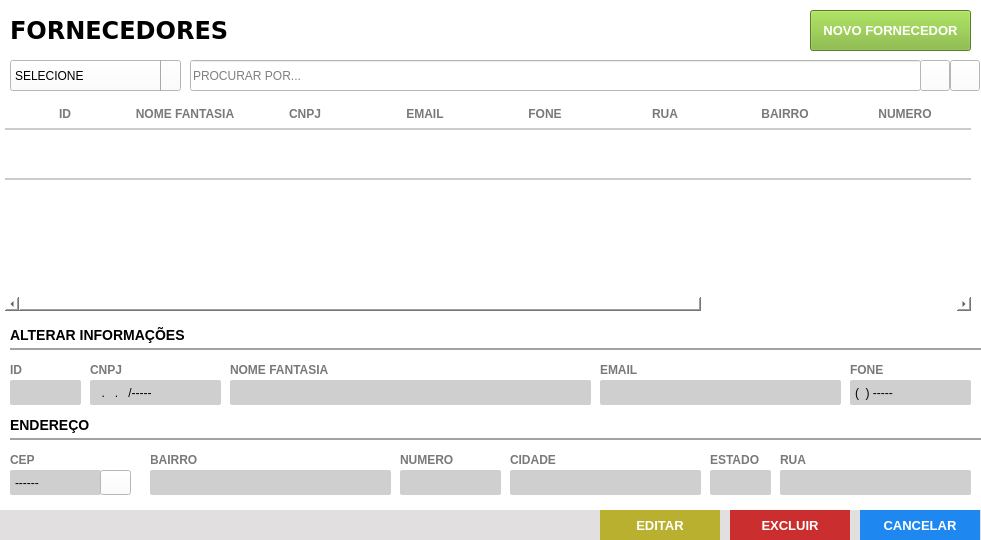
<?xml version="1.0" encoding="UTF-8"?>
<ui version="4.0">
 <class>Frame</class>
 <widget class="QFrame" name="Frame">
  <property name="geometry">
   <rect>
    <x>0</x>
    <y>0</y>
    <width>981</width>
    <height>540</height>
   </rect>
  </property>
  <property name="windowTitle">
   <string>Lista de Fornecedores</string>
  </property>
  <property name="styleSheet">
   <string notr="true">background: #FFF;</string>
  </property>
  <widget class="QFrame" name="fr_titulo_servicos">
   <property name="geometry">
    <rect>
     <x>0</x>
     <y>0</y>
     <width>981</width>
     <height>60</height>
    </rect>
   </property>
   <property name="styleSheet">
    <string notr="true"/>
   </property>
   <widget class="QLabel" name="lb_tituloClientes_2">
    <property name="geometry">
     <rect>
      <x>10</x>
      <y>15</y>
      <width>221</width>
      <height>30</height>
     </rect>
    </property>
    <property name="font">
     <font>
      <family>DejaVu Sans</family>
      <pointsize>18</pointsize>
      <weight>75</weight>
      <bold>true</bold>
     </font>
    </property>
    <property name="styleSheet">
     <string notr="true">color: rgb(0, 0, 0)</string>
    </property>
    <property name="text">
     <string>FORNECEDORES</string>
    </property>
   </widget>
   <widget class="QPushButton" name="bt_novo">
    <property name="geometry">
     <rect>
      <x>810</x>
      <y>10</y>
      <width>161</width>
      <height>41</height>
     </rect>
    </property>
    <property name="font">
     <font>
      <family>Tahoma</family>
      <pointsize>10</pointsize>
      <weight>75</weight>
      <bold>true</bold>
     </font>
    </property>
    <property name="cursor">
     <cursorShape>PointingHandCursor</cursorShape>
    </property>
    <property name="focusPolicy">
     <enum>Qt::NoFocus</enum>
    </property>
    <property name="contextMenuPolicy">
     <enum>Qt::ActionsContextMenu</enum>
    </property>
    <property name="styleSheet">
     <string notr="true">QPushButton {
background-color: #7AB32E;
color: #FFF
 }
QPushButton:hover{
background-color: #40a286
}</string>
    </property>
    <property name="text">
     <string>NOVO FORNECEDOR</string>
    </property>
    <property name="iconSize">
     <size>
      <width>75</width>
      <height>35</height>
     </size>
    </property>
   </widget>
  </widget>
  <widget class="QTableWidget" name="tb_fornecedores">
   <property name="geometry">
    <rect>
     <x>0</x>
     <y>100</y>
     <width>971</width>
     <height>211</height>
    </rect>
   </property>
   <property name="cursor" stdset="0">
    <cursorShape>PointingHandCursor</cursorShape>
   </property>
   <property name="focusPolicy">
    <enum>Qt::WheelFocus</enum>
   </property>
   <property name="styleSheet">
    <string notr="true">QTableView{
color: #797979;
font-weight: bold;
font-size: 13px;
background: #FFF;
padding: 0 0 0 5px;
}
QHeaderView:section{
background: #FFF;
padding: 5px 0 ;
font-size: 12px;
font-family: &quot;Arial&quot;;
font-weight: bold;
color: #797979;
border: none;
border-bottom: 2px solid #CCC;
text-transform: uppercase
}
QTableView::item {
border-bottom: 2px solid #CCC;
padding: 2px;
}

</string>
   </property>
   <property name="frameShape">
    <enum>QFrame::NoFrame</enum>
   </property>
   <property name="frameShadow">
    <enum>QFrame::Plain</enum>
   </property>
   <property name="autoScrollMargin">
    <number>20</number>
   </property>
   <property name="editTriggers">
    <set>QAbstractItemView::NoEditTriggers</set>
   </property>
   <property name="selectionMode">
    <enum>QAbstractItemView::NoSelection</enum>
   </property>
   <property name="selectionBehavior">
    <enum>QAbstractItemView::SelectRows</enum>
   </property>
   <property name="showGrid">
    <bool>false</bool>
   </property>
   <property name="gridStyle">
    <enum>Qt::NoPen</enum>
   </property>
   <property name="wordWrap">
    <bool>false</bool>
   </property>
   <property name="rowCount">
    <number>1</number>
   </property>
   <attribute name="horizontalHeaderDefaultSectionSize">
    <number>120</number>
   </attribute>
   <attribute name="horizontalHeaderHighlightSections">
    <bool>false</bool>
   </attribute>
   <attribute name="horizontalHeaderStretchLastSection">
    <bool>true</bool>
   </attribute>
   <attribute name="verticalHeaderVisible">
    <bool>false</bool>
   </attribute>
   <attribute name="verticalHeaderMinimumSectionSize">
    <number>20</number>
   </attribute>
   <attribute name="verticalHeaderDefaultSectionSize">
    <number>50</number>
   </attribute>
   <row>
    <property name="text">
     <string>1</string>
    </property>
   </row>
   <column>
    <property name="text">
     <string>ID</string>
    </property>
   </column>
   <column>
    <property name="text">
     <string>NOME FANTASIA</string>
    </property>
   </column>
   <column>
    <property name="text">
     <string>CNPJ</string>
    </property>
   </column>
   <column>
    <property name="text">
     <string>EMAIL</string>
    </property>
   </column>
   <column>
    <property name="text">
     <string>FONE</string>
    </property>
   </column>
   <column>
    <property name="text">
     <string>RUA</string>
    </property>
   </column>
   <column>
    <property name="text">
     <string>BAIRRO</string>
    </property>
   </column>
   <column>
    <property name="text">
     <string>NUMERO</string>
    </property>
   </column>
   <column>
    <property name="text">
     <string>CIDADE</string>
    </property>
   </column>
   <column>
    <property name="text">
     <string>ESTADO</string>
    </property>
   </column>
   <column>
    <property name="text">
     <string>CEP</string>
    </property>
   </column>
  </widget>
  <widget class="QFrame" name="fr_botoes">
   <property name="geometry">
    <rect>
     <x>0</x>
     <y>510</y>
     <width>991</width>
     <height>30</height>
    </rect>
   </property>
   <property name="styleSheet">
    <string notr="true">background:#E1DFE0;
border: none;</string>
   </property>
   <widget class="QPushButton" name="bt_cancelar">
    <property name="geometry">
     <rect>
      <x>860</x>
      <y>0</y>
      <width>120</width>
      <height>30</height>
     </rect>
    </property>
    <property name="font">
     <font>
      <pointsize>10</pointsize>
      <weight>75</weight>
      <bold>true</bold>
     </font>
    </property>
    <property name="cursor">
     <cursorShape>PointingHandCursor</cursorShape>
    </property>
    <property name="focusPolicy">
     <enum>Qt::NoFocus</enum>
    </property>
    <property name="contextMenuPolicy">
     <enum>Qt::ActionsContextMenu</enum>
    </property>
    <property name="styleSheet">
     <string notr="true">QPushButton {
background-color: #1E87F0;
color: #FFF
 }
QPushButton:hover{
background-color: #40a286
}</string>
    </property>
    <property name="text">
     <string>CANCELAR</string>
    </property>
    <property name="iconSize">
     <size>
      <width>75</width>
      <height>35</height>
     </size>
    </property>
   </widget>
   <widget class="QPushButton" name="bt_salvar">
    <property name="geometry">
     <rect>
      <x>600</x>
      <y>0</y>
      <width>120</width>
      <height>30</height>
     </rect>
    </property>
    <property name="font">
     <font>
      <family>Tahoma</family>
      <pointsize>10</pointsize>
      <weight>75</weight>
      <bold>true</bold>
     </font>
    </property>
    <property name="cursor">
     <cursorShape>PointingHandCursor</cursorShape>
    </property>
    <property name="focusPolicy">
     <enum>Qt::NoFocus</enum>
    </property>
    <property name="contextMenuPolicy">
     <enum>Qt::ActionsContextMenu</enum>
    </property>
    <property name="styleSheet">
     <string notr="true">QPushButton {
	background-color: rgb(186, 176, 48);
color: #FFF
 }
QPushButton:hover{
	background-color: rgb(217, 202, 49);
}</string>
    </property>
    <property name="text">
     <string>EDITAR</string>
    </property>
    <property name="iconSize">
     <size>
      <width>75</width>
      <height>35</height>
     </size>
    </property>
   </widget>
   <widget class="QPushButton" name="bt_excluir">
    <property name="geometry">
     <rect>
      <x>730</x>
      <y>0</y>
      <width>120</width>
      <height>30</height>
     </rect>
    </property>
    <property name="font">
     <font>
      <family>Tahoma</family>
      <pointsize>10</pointsize>
      <weight>75</weight>
      <bold>true</bold>
     </font>
    </property>
    <property name="cursor">
     <cursorShape>PointingHandCursor</cursorShape>
    </property>
    <property name="focusPolicy">
     <enum>Qt::NoFocus</enum>
    </property>
    <property name="contextMenuPolicy">
     <enum>Qt::ActionsContextMenu</enum>
    </property>
    <property name="styleSheet">
     <string notr="true">QPushButton {
	background-color: rgb(203, 46, 46);
color: #FFF
 }
QPushButton:hover{
	background-color: rgb(253, 99, 99);
}</string>
    </property>
    <property name="text">
     <string>EXCLUIR</string>
    </property>
    <property name="iconSize">
     <size>
      <width>75</width>
      <height>35</height>
     </size>
    </property>
   </widget>
  </widget>
  <widget class="QLineEdit" name="tx_cnpj">
   <property name="geometry">
    <rect>
     <x>90</x>
     <y>380</y>
     <width>131</width>
     <height>25</height>
    </rect>
   </property>
   <property name="focusPolicy">
    <enum>Qt::WheelFocus</enum>
   </property>
   <property name="styleSheet">
    <string notr="true">QLineEdit{
background: #CFCFCF;
border-radius: 2px;
color: #000;
padding-left: 3px;
font: 13px &quot;Arial&quot; 
}
QLineEdit:Focus {
border: 1px solid red;
}</string>
   </property>
   <property name="inputMask">
    <string>##.###.###/####-##</string>
   </property>
   <property name="text">
    <string>../-----</string>
   </property>
   <property name="placeholderText">
    <string/>
   </property>
  </widget>
  <widget class="QLabel" name="lb_FormProdutos_7">
   <property name="geometry">
    <rect>
     <x>90</x>
     <y>360</y>
     <width>61</width>
     <height>20</height>
    </rect>
   </property>
   <property name="styleSheet">
    <string notr="true">QLabel{
font-size: 12px;
font-family: &quot;Arial Unicode MS&quot;;
font-weight: bold;
color: #797979
}</string>
   </property>
   <property name="text">
    <string>CNPJ</string>
   </property>
  </widget>
  <widget class="QLabel" name="lb_FormProdutos_8">
   <property name="geometry">
    <rect>
     <x>230</x>
     <y>360</y>
     <width>111</width>
     <height>20</height>
    </rect>
   </property>
   <property name="styleSheet">
    <string notr="true">QLabel{
font-size: 12px;
font-family: &quot;Arial Unicode MS&quot;;
font-weight: bold;
color: #797979
}</string>
   </property>
   <property name="text">
    <string>NOME FANTASIA</string>
   </property>
  </widget>
  <widget class="QLineEdit" name="tx_nome_fantasia">
   <property name="geometry">
    <rect>
     <x>230</x>
     <y>380</y>
     <width>361</width>
     <height>25</height>
    </rect>
   </property>
   <property name="focusPolicy">
    <enum>Qt::WheelFocus</enum>
   </property>
   <property name="styleSheet">
    <string notr="true">QLineEdit{
background: #CFCFCF;
border-radius: 2px;
color: #000;
padding-left: 3px;
font: 13px &quot;Arial&quot; 
}
QLineEdit:Focus {
border: 1px solid red;
}</string>
   </property>
   <property name="inputMask">
    <string/>
   </property>
   <property name="text">
    <string/>
   </property>
   <property name="placeholderText">
    <string/>
   </property>
  </widget>
  <widget class="QLabel" name="lb_FormProdutos_10">
   <property name="geometry">
    <rect>
     <x>600</x>
     <y>360</y>
     <width>111</width>
     <height>20</height>
    </rect>
   </property>
   <property name="styleSheet">
    <string notr="true">QLabel{
font-size: 12px;
font-family: &quot;Arial Unicode MS&quot;;
font-weight: bold;
color: #797979
}</string>
   </property>
   <property name="text">
    <string>EMAIL</string>
   </property>
  </widget>
  <widget class="QLineEdit" name="tx_email">
   <property name="geometry">
    <rect>
     <x>600</x>
     <y>380</y>
     <width>241</width>
     <height>25</height>
    </rect>
   </property>
   <property name="focusPolicy">
    <enum>Qt::WheelFocus</enum>
   </property>
   <property name="styleSheet">
    <string notr="true">QLineEdit{
background: #CFCFCF;
border-radius: 2px;
color: #000;
padding-left: 3px;
font: 13px &quot;Arial&quot; 
}
QLineEdit:Focus {
border: 1px solid red;
}</string>
   </property>
   <property name="inputMask">
    <string/>
   </property>
   <property name="text">
    <string/>
   </property>
   <property name="placeholderText">
    <string/>
   </property>
  </widget>
  <widget class="QLabel" name="lb_FormProdutos_11">
   <property name="geometry">
    <rect>
     <x>850</x>
     <y>360</y>
     <width>111</width>
     <height>20</height>
    </rect>
   </property>
   <property name="styleSheet">
    <string notr="true">QLabel{
font-size: 12px;
font-family: &quot;Arial Unicode MS&quot;;
font-weight: bold;
color: #797979
}</string>
   </property>
   <property name="text">
    <string>FONE</string>
   </property>
  </widget>
  <widget class="QLineEdit" name="tx_fone">
   <property name="geometry">
    <rect>
     <x>850</x>
     <y>380</y>
     <width>121</width>
     <height>25</height>
    </rect>
   </property>
   <property name="focusPolicy">
    <enum>Qt::WheelFocus</enum>
   </property>
   <property name="styleSheet">
    <string notr="true">QLineEdit{
background: #CFCFCF;
border-radius: 2px;
color: #000;
padding-left: 3px;
font: 13px &quot;Arial&quot; 
}
QLineEdit:Focus {
border: 1px solid red;
}</string>
   </property>
   <property name="inputMask">
    <string>(##) ####-####</string>
   </property>
   <property name="text">
    <string>() -----</string>
   </property>
   <property name="placeholderText">
    <string/>
   </property>
  </widget>
  <widget class="QLabel" name="lb_FormProdutos">
   <property name="geometry">
    <rect>
     <x>10</x>
     <y>410</y>
     <width>971</width>
     <height>30</height>
    </rect>
   </property>
   <property name="styleSheet">
    <string notr="true">QLabel{
font-size: 14px;
font-family: &quot;Arial&quot;;
font-weight: bold;

border-bottom: 2px solid #A2A2A2
}</string>
   </property>
   <property name="text">
    <string>ENDEREÇO</string>
   </property>
  </widget>
  <widget class="QLabel" name="lb_FormProdutos_14">
   <property name="geometry">
    <rect>
     <x>780</x>
     <y>450</y>
     <width>111</width>
     <height>20</height>
    </rect>
   </property>
   <property name="styleSheet">
    <string notr="true">QLabel{
font-size: 12px;
font-family: &quot;Arial Unicode MS&quot;;
font-weight: bold;
color: #797979
}</string>
   </property>
   <property name="text">
    <string>RUA</string>
   </property>
  </widget>
  <widget class="QLineEdit" name="tx_rua">
   <property name="geometry">
    <rect>
     <x>780</x>
     <y>470</y>
     <width>191</width>
     <height>25</height>
    </rect>
   </property>
   <property name="focusPolicy">
    <enum>Qt::WheelFocus</enum>
   </property>
   <property name="styleSheet">
    <string notr="true">QLineEdit{
background: #CFCFCF;
border-radius: 2px;
color: #000;
padding-left: 3px;
font: 13px &quot;Arial&quot; 
}
QLineEdit:Focus {
border: 1px solid red;
}</string>
   </property>
   <property name="inputMask">
    <string/>
   </property>
   <property name="text">
    <string/>
   </property>
   <property name="echoMode">
    <enum>QLineEdit::Normal</enum>
   </property>
   <property name="placeholderText">
    <string/>
   </property>
  </widget>
  <widget class="QLabel" name="lb_FormProdutos_15">
   <property name="geometry">
    <rect>
     <x>150</x>
     <y>450</y>
     <width>111</width>
     <height>20</height>
    </rect>
   </property>
   <property name="styleSheet">
    <string notr="true">QLabel{
font-size: 12px;
font-family: &quot;Arial Unicode MS&quot;;
font-weight: bold;
color: #797979
}</string>
   </property>
   <property name="text">
    <string>BAIRRO</string>
   </property>
  </widget>
  <widget class="QLineEdit" name="tx_bairro">
   <property name="geometry">
    <rect>
     <x>150</x>
     <y>470</y>
     <width>241</width>
     <height>25</height>
    </rect>
   </property>
   <property name="focusPolicy">
    <enum>Qt::WheelFocus</enum>
   </property>
   <property name="styleSheet">
    <string notr="true">QLineEdit{
background: #CFCFCF;
border-radius: 2px;
color: #000;
padding-left: 3px;
font: 13px &quot;Arial&quot; 
}
QLineEdit:Focus {
border: 1px solid red;
}</string>
   </property>
   <property name="inputMask">
    <string/>
   </property>
   <property name="text">
    <string/>
   </property>
   <property name="echoMode">
    <enum>QLineEdit::Normal</enum>
   </property>
   <property name="placeholderText">
    <string/>
   </property>
  </widget>
  <widget class="QLabel" name="lb_FormProdutos_2">
   <property name="geometry">
    <rect>
     <x>10</x>
     <y>320</y>
     <width>971</width>
     <height>30</height>
    </rect>
   </property>
   <property name="styleSheet">
    <string notr="true">QLabel{
font-size: 14px;
font-family: &quot;Arial&quot;;
font-weight: bold;

border-bottom: 2px solid #A2A2A2
}</string>
   </property>
   <property name="text">
    <string>ALTERAR INFORMAÇÕES</string>
   </property>
  </widget>
  <widget class="QLineEdit" name="tx_numero">
   <property name="geometry">
    <rect>
     <x>400</x>
     <y>470</y>
     <width>101</width>
     <height>25</height>
    </rect>
   </property>
   <property name="focusPolicy">
    <enum>Qt::WheelFocus</enum>
   </property>
   <property name="styleSheet">
    <string notr="true">QLineEdit{
background: #CFCFCF;
border-radius: 2px;
color: #000;
padding-left: 3px;
font: 13px &quot;Arial&quot; 
}
QLineEdit:Focus {
border: 1px solid red;
}</string>
   </property>
   <property name="inputMask">
    <string/>
   </property>
   <property name="text">
    <string/>
   </property>
   <property name="echoMode">
    <enum>QLineEdit::Normal</enum>
   </property>
   <property name="placeholderText">
    <string/>
   </property>
  </widget>
  <widget class="QLabel" name="lb_FormProdutos_16">
   <property name="geometry">
    <rect>
     <x>400</x>
     <y>450</y>
     <width>181</width>
     <height>20</height>
    </rect>
   </property>
   <property name="styleSheet">
    <string notr="true">QLabel{
font-size: 12px;
font-family: &quot;Arial Unicode MS&quot;;
font-weight: bold;
color: #797979
}</string>
   </property>
   <property name="text">
    <string>NUMERO</string>
   </property>
  </widget>
  <widget class="QLabel" name="lb_FormProdutos_17">
   <property name="geometry">
    <rect>
     <x>510</x>
     <y>450</y>
     <width>111</width>
     <height>20</height>
    </rect>
   </property>
   <property name="styleSheet">
    <string notr="true">QLabel{
font-size: 12px;
font-family: &quot;Arial Unicode MS&quot;;
font-weight: bold;
color: #797979
}</string>
   </property>
   <property name="text">
    <string>CIDADE</string>
   </property>
  </widget>
  <widget class="QLineEdit" name="tx_cidade">
   <property name="geometry">
    <rect>
     <x>510</x>
     <y>470</y>
     <width>191</width>
     <height>25</height>
    </rect>
   </property>
   <property name="focusPolicy">
    <enum>Qt::WheelFocus</enum>
   </property>
   <property name="styleSheet">
    <string notr="true">QLineEdit{
background: #CFCFCF;
border-radius: 2px;
color: #000;
padding-left: 3px;
font: 13px &quot;Arial&quot; 
}
QLineEdit:Focus {
border: 1px solid red;
}</string>
   </property>
   <property name="inputMask">
    <string/>
   </property>
   <property name="text">
    <string/>
   </property>
   <property name="echoMode">
    <enum>QLineEdit::Normal</enum>
   </property>
   <property name="placeholderText">
    <string/>
   </property>
  </widget>
  <widget class="QLabel" name="lb_FormProdutos_18">
   <property name="geometry">
    <rect>
     <x>710</x>
     <y>450</y>
     <width>61</width>
     <height>20</height>
    </rect>
   </property>
   <property name="styleSheet">
    <string notr="true">QLabel{
font-size: 12px;
font-family: &quot;Arial Unicode MS&quot;;
font-weight: bold;
color: #797979
}</string>
   </property>
   <property name="text">
    <string>ESTADO</string>
   </property>
  </widget>
  <widget class="QLineEdit" name="tx_estado">
   <property name="geometry">
    <rect>
     <x>710</x>
     <y>470</y>
     <width>61</width>
     <height>25</height>
    </rect>
   </property>
   <property name="focusPolicy">
    <enum>Qt::WheelFocus</enum>
   </property>
   <property name="styleSheet">
    <string notr="true">QLineEdit{
background: #CFCFCF;
border-radius: 2px;
color: #000;
padding-left: 3px;
font: 13px &quot;Arial&quot; 
}
QLineEdit:Focus {
border: 1px solid red;
}</string>
   </property>
   <property name="inputMask">
    <string/>
   </property>
   <property name="text">
    <string/>
   </property>
   <property name="echoMode">
    <enum>QLineEdit::Normal</enum>
   </property>
   <property name="placeholderText">
    <string/>
   </property>
  </widget>
  <widget class="QLineEdit" name="tx_cep">
   <property name="geometry">
    <rect>
     <x>10</x>
     <y>470</y>
     <width>91</width>
     <height>25</height>
    </rect>
   </property>
   <property name="focusPolicy">
    <enum>Qt::WheelFocus</enum>
   </property>
   <property name="styleSheet">
    <string notr="true">QLineEdit{
background: #CFCFCF;
border-radius: 2px;
color: #000;
padding-left: 3px;
font: 13px &quot;Arial&quot; 
}
QLineEdit:Focus {
border: 1px solid red;
}</string>
   </property>
   <property name="inputMask">
    <string>#####-###</string>
   </property>
   <property name="text">
    <string>-----</string>
   </property>
   <property name="echoMode">
    <enum>QLineEdit::Normal</enum>
   </property>
   <property name="placeholderText">
    <string/>
   </property>
  </widget>
  <widget class="QLabel" name="lb_FormProdutos_19">
   <property name="geometry">
    <rect>
     <x>10</x>
     <y>450</y>
     <width>141</width>
     <height>20</height>
    </rect>
   </property>
   <property name="styleSheet">
    <string notr="true">QLabel{
font-size: 12px;
font-family: &quot;Arial Unicode MS&quot;;
font-weight: bold;
color: #797979
}</string>
   </property>
   <property name="text">
    <string>CEP</string>
   </property>
  </widget>
  <widget class="QPushButton" name="bt_refresh">
   <property name="geometry">
    <rect>
     <x>950</x>
     <y>60</y>
     <width>30</width>
     <height>31</height>
    </rect>
   </property>
   <property name="font">
    <font>
     <family>Arial</family>
    </font>
   </property>
   <property name="cursor">
    <cursorShape>PointingHandCursor</cursorShape>
   </property>
   <property name="focusPolicy">
    <enum>Qt::NoFocus</enum>
   </property>
   <property name="contextMenuPolicy">
    <enum>Qt::NoContextMenu</enum>
   </property>
   <property name="toolTip">
    <string>ATUALIZAR TABELA</string>
   </property>
   <property name="text">
    <string/>
   </property>
   <property name="icon">
    <iconset>
     <normaloff>../Imagens/refresh.png</normaloff>../Imagens/refresh.png</iconset>
   </property>
  </widget>
  <widget class="QLineEdit" name="tx_busca">
   <property name="geometry">
    <rect>
     <x>190</x>
     <y>60</y>
     <width>731</width>
     <height>31</height>
    </rect>
   </property>
   <property name="font">
    <font>
     <family>Arial</family>
    </font>
   </property>
   <property name="focusPolicy">
    <enum>Qt::ClickFocus</enum>
   </property>
   <property name="styleSheet">
    <string notr="true">QLineEdit {
color: #000
}
</string>
   </property>
   <property name="placeholderText">
    <string>PROCURAR POR...</string>
   </property>
  </widget>
  <widget class="QComboBox" name="cb_fornecedores">
   <property name="geometry">
    <rect>
     <x>10</x>
     <y>60</y>
     <width>171</width>
     <height>31</height>
    </rect>
   </property>
   <property name="focusPolicy">
    <enum>Qt::StrongFocus</enum>
   </property>
   <property name="styleSheet">
    <string notr="true">QComboBox{
background: #fff;
color: #000;
font: 13px &quot;Arial&quot; ;
text-transform: uppercase
}
QComboBox:Focus {
border: 1px solid red;
}
 QComboBox::drop-down {
     subcontrol-origin: padding;
     subcontrol-position: top right;
     width: 25px;
     border-left-width: 1px;
     border-left-color: darkgray;
     border-left-style: solid; /* just a single line */
     border-top-right-radius: 3px; /* same radius as the QComboBox */
     border-bottom-right-radius: 3px;
 }
QComboBox::down-arrow {
     image: url(&quot;Imagens/down.png&quot;);
 }
</string>
   </property>
   <item>
    <property name="text">
     <string>SELECIONE</string>
    </property>
   </item>
  </widget>
  <widget class="QPushButton" name="bt_busca">
   <property name="geometry">
    <rect>
     <x>920</x>
     <y>60</y>
     <width>30</width>
     <height>31</height>
    </rect>
   </property>
   <property name="font">
    <font>
     <family>Arial</family>
    </font>
   </property>
   <property name="cursor">
    <cursorShape>PointingHandCursor</cursorShape>
   </property>
   <property name="focusPolicy">
    <enum>Qt::NoFocus</enum>
   </property>
   <property name="contextMenuPolicy">
    <enum>Qt::NoContextMenu</enum>
   </property>
   <property name="toolTip">
    <string>BUSCAR</string>
   </property>
   <property name="text">
    <string/>
   </property>
   <property name="icon">
    <iconset>
     <normaloff>../Imagens/search.png</normaloff>../Imagens/search.png</iconset>
   </property>
  </widget>
  <widget class="QLabel" name="lb_FormProdutos_13">
   <property name="geometry">
    <rect>
     <x>10</x>
     <y>360</y>
     <width>61</width>
     <height>20</height>
    </rect>
   </property>
   <property name="styleSheet">
    <string notr="true">QLabel{
font-size: 12px;
font-family: &quot;Arial Unicode MS&quot;;
font-weight: bold;
color: #797979
}</string>
   </property>
   <property name="text">
    <string>ID</string>
   </property>
  </widget>
  <widget class="QLineEdit" name="tx_id">
   <property name="geometry">
    <rect>
     <x>10</x>
     <y>380</y>
     <width>71</width>
     <height>25</height>
    </rect>
   </property>
   <property name="focusPolicy">
    <enum>Qt::WheelFocus</enum>
   </property>
   <property name="styleSheet">
    <string notr="true">QLineEdit{
background: #CFCFCF;
border-radius: 2px;
color: #000;
padding-left: 3px;
font: 13px &quot;Arial&quot; 
}
QLineEdit:Focus {
border: 1px solid red;
}</string>
   </property>
   <property name="inputMask">
    <string/>
   </property>
   <property name="text">
    <string/>
   </property>
   <property name="placeholderText">
    <string/>
   </property>
  </widget>
  <widget class="QPushButton" name="bt_busca_cep">
   <property name="geometry">
    <rect>
     <x>100</x>
     <y>470</y>
     <width>31</width>
     <height>25</height>
    </rect>
   </property>
   <property name="accessibleName">
    <string>BUSCA CEP</string>
   </property>
   <property name="text">
    <string/>
   </property>
   <property name="icon">
    <iconset>
     <normaloff>../../Imagens/search.png</normaloff>../../Imagens/search.png</iconset>
   </property>
  </widget>
 </widget>
 <tabstops>
  <tabstop>tx_id</tabstop>
  <tabstop>tx_cnpj</tabstop>
  <tabstop>tx_nome_fantasia</tabstop>
  <tabstop>tx_email</tabstop>
  <tabstop>tx_fone</tabstop>
  <tabstop>tx_cep</tabstop>
  <tabstop>bt_busca_cep</tabstop>
  <tabstop>tx_bairro</tabstop>
  <tabstop>tx_numero</tabstop>
  <tabstop>tx_cidade</tabstop>
  <tabstop>tx_estado</tabstop>
  <tabstop>tx_rua</tabstop>
  <tabstop>tb_fornecedores</tabstop>
  <tabstop>cb_fornecedores</tabstop>
 </tabstops>
 <resources/>
 <connections/>
</ui>
